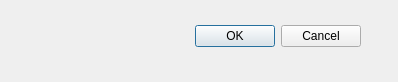
<?xml version="1.0" encoding="UTF-8"?>
<ui version="4.0">
 <class>Dialog</class>
 <widget class="QDialog" name="Dialog">
  <property name="geometry">
   <rect>
    <x>0</x>
    <y>0</y>
    <width>398</width>
    <height>82</height>
   </rect>
  </property>
  <property name="windowTitle">
   <string>Dialog</string>
  </property>
  <widget class="QDialogButtonBox" name="buttonBox">
   <property name="geometry">
    <rect>
     <x>20</x>
     <y>20</y>
     <width>341</width>
     <height>32</height>
    </rect>
   </property>
   <property name="orientation">
    <enum>Qt::Horizontal</enum>
   </property>
   <property name="standardButtons">
    <set>QDialogButtonBox::Cancel|QDialogButtonBox::Ok</set>
   </property>
  </widget>
 </widget>
 <resources/>
 <connections>
  <connection>
   <sender>buttonBox</sender>
   <signal>accepted()</signal>
   <receiver>Dialog</receiver>
   <slot>accept()</slot>
   <hints>
    <hint type="sourcelabel">
     <x>248</x>
     <y>254</y>
    </hint>
    <hint type="destinationlabel">
     <x>157</x>
     <y>274</y>
    </hint>
   </hints>
  </connection>
  <connection>
   <sender>buttonBox</sender>
   <signal>rejected()</signal>
   <receiver>Dialog</receiver>
   <slot>reject()</slot>
   <hints>
    <hint type="sourcelabel">
     <x>316</x>
     <y>260</y>
    </hint>
    <hint type="destinationlabel">
     <x>286</x>
     <y>274</y>
    </hint>
   </hints>
  </connection>
 </connections>
</ui>
